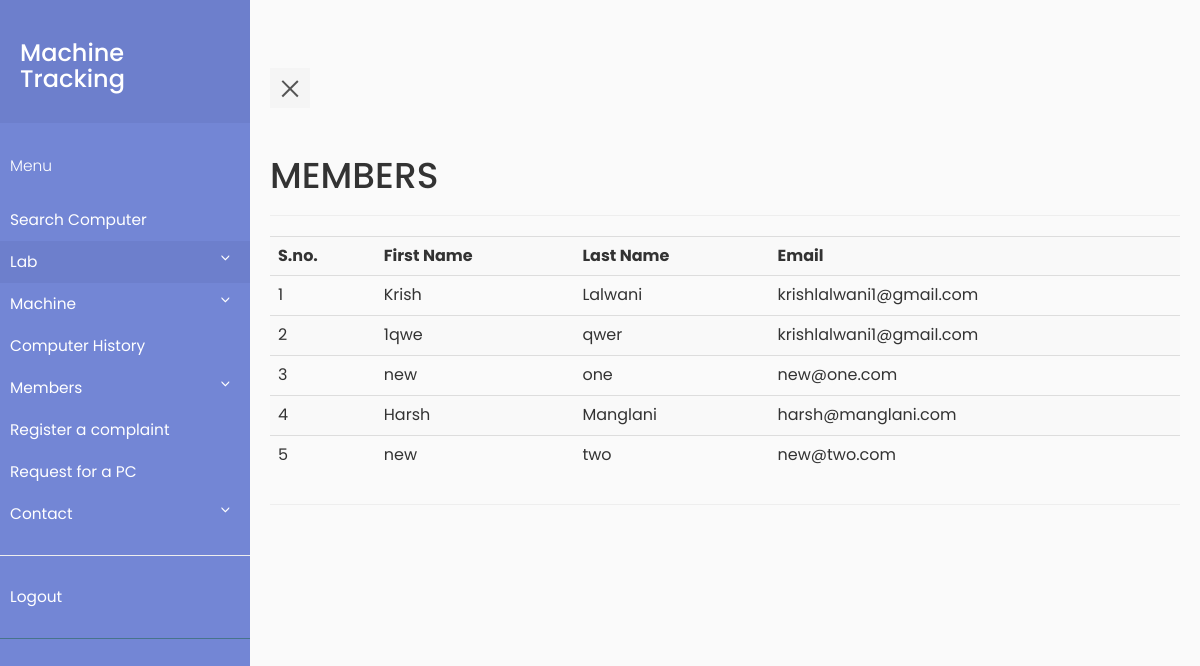
The page /view_member.php (signed in) on the database its author committed.
### tables this page shows
CREATE TABLE `member` (
  `member_id` int(11) NOT NULL,
  `id` varchar(30) DEFAULT NULL,
  `first_name` varchar(30) DEFAULT NULL,
  `last_name` varchar(30) DEFAULT NULL,
  `email` varchar(50) DEFAULT NULL,
  `pass_word` varchar(512) DEFAULT NULL
);

### view_member.php (the view, shortened to what this page needs)
<?php
    require_once "pdo.php";
?>
<html>
<head>
    <link rel="stylesheet" type="text/css" href="https://maxcdn.bootstrapcdn.com/bootstrap/3.3.7/css/bootstrap.min.css" >
    <link rel="stylesheet" type="text/css" href="style5.css">
</head>
<body>
                  <div class="wrapper">
       <?php include "navbar.php" ;?>
    <div class="container-fluid row" id="container">
    <div class="page-header">
    <h1>MEMBERS</h1>
    </div>
    <?php
        $stmtcnt = $pdo->query("SELECT COUNT(*) FROM member ");
        $row = $stmtcnt->fetch(PDO::FETCH_ASSOC);
        if($row['COUNT(*)']!=='0')
        {
            $i=1;
            $stmtread = $pdo->query("SELECT * FROM member ORDER BY id");
            echo ("<table class=\"table table-striped\">
                <tr> <th>S.no.</th><th>First Name</th><th>Last Name</th><th>Email</th> </tr>");
            while ( $row = $stmtread->fetch(PDO::FETCH_ASSOC) )
            {
                echo ("<tr>");
                echo ("<td>");
                echo($i);
                echo("</td>");
                echo ("<td>");
                echo(htmlentities($row['first_name']));
                echo ("</td>");
                echo ("<td>");
                echo(htmlentities($row['last_name']));
                echo ("</td>");
                echo ("<td>");
                echo(htmlentities($row['email']));
                echo ("</td>");
                $i++;
            }
            echo('</table>');
        }
    ?>
    </div>
</div>
</body>
</html>

### style5.css (style rules this page uses)
body { font-family: 'Poppins', sans-serif; background: #fafafa; }
.wrapper { display: flex; align-items: stretch; perspective: 1500px; }

### rows shown on the page
member: first_name "Krish", last_name "Lalwani", email "krishlalwani1@gmail.com"
member: first_name "1qwe", last_name "qwer", email "krishlalwani1@gmail.com"
member: first_name "new", last_name "one", email "new@one.com"
member: first_name "Harsh", last_name "Manglani", email "harsh@manglani.com"
member: first_name "new", last_name "two", email "new@two.com"
